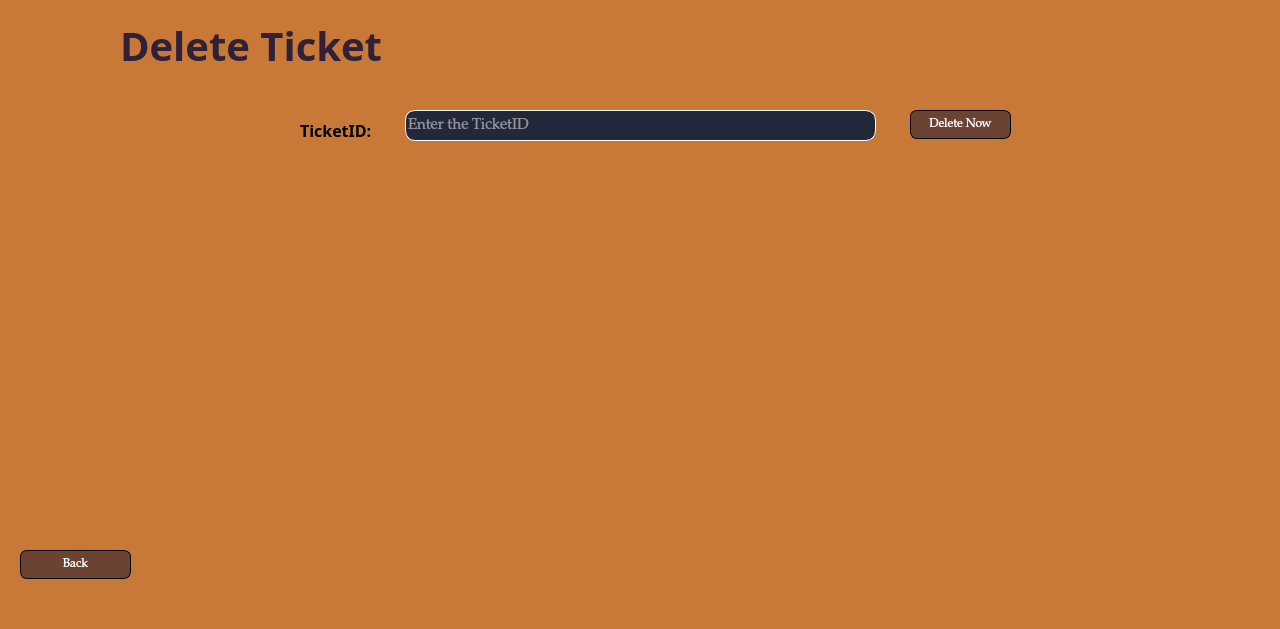
<?xml version="1.0" encoding="UTF-8"?>
<ui version="4.0">
 <class>cancelticket</class>
 <widget class="QMainWindow" name="cancelticket">
  <property name="geometry">
   <rect>
    <x>0</x>
    <y>0</y>
    <width>1280</width>
    <height>629</height>
   </rect>
  </property>
  <property name="windowTitle">
   <string>CANCEL BOOKING</string>
  </property>
  <widget class="QWidget" name="centralwidget">
   <widget class="QPushButton" name="pushButton">
    <property name="geometry">
     <rect>
      <x>910</x>
      <y>110</y>
      <width>101</width>
      <height>29</height>
     </rect>
    </property>
    <property name="font">
     <font>
      <family>Palatino Linotype</family>
     </font>
    </property>
    <property name="cursor">
     <cursorShape>PointingHandCursor</cursorShape>
    </property>
    <property name="styleSheet">
     <string notr="true">border: 1px solid #000000;
border-radius: 7px;color: rgb(255, 255, 255);
background-color: rgb(108, 66, 50);
color: rgb(255, 255, 255);</string>
    </property>
    <property name="text">
     <string>Delete Now</string>
    </property>
   </widget>
   <widget class="QPushButton" name="pushButton_2">
    <property name="geometry">
     <rect>
      <x>20</x>
      <y>550</y>
      <width>111</width>
      <height>29</height>
     </rect>
    </property>
    <property name="font">
     <font>
      <family>Palatino Linotype</family>
     </font>
    </property>
    <property name="cursor">
     <cursorShape>PointingHandCursor</cursorShape>
    </property>
    <property name="styleSheet">
     <string notr="true">border: 1px solid #000000;
border-radius: 7px;color: rgb(255, 255, 255);
background-color: rgb(108, 66, 50);
color: rgb(255, 255, 255);</string>
    </property>
    <property name="text">
     <string>Back</string>
    </property>
   </widget>
   <widget class="QLabel" name="label_2">
    <property name="geometry">
     <rect>
      <x>-20</x>
      <y>0</y>
      <width>1321</width>
      <height>631</height>
     </rect>
    </property>
    <property name="styleSheet">
     <string notr="true">background-color: rgb(200, 120, 55);</string>
    </property>
    <property name="text">
     <string/>
    </property>
    <property name="scaledContents">
     <bool>false</bool>
    </property>
   </widget>
   <widget class="QLabel" name="label_7">
    <property name="geometry">
     <rect>
      <x>120</x>
      <y>10</y>
      <width>441</width>
      <height>71</height>
     </rect>
    </property>
    <property name="font">
     <font>
      <family>Castellar</family>
      <pointsize>30</pointsize>
      <italic>false</italic>
      <bold>true</bold>
      <underline>false</underline>
     </font>
    </property>
    <property name="styleSheet">
     <string notr="true">color: rgb(47, 33, 57);</string>
    </property>
    <property name="text">
     <string>Delete Ticket</string>
    </property>
   </widget>
   <widget class="QLabel" name="label">
    <property name="geometry">
     <rect>
      <x>300</x>
      <y>120</y>
      <width>81</width>
      <height>20</height>
     </rect>
    </property>
    <property name="font">
     <font>
      <family>Footlight MT Light</family>
      <pointsize>12</pointsize>
      <bold>true</bold>
     </font>
    </property>
    <property name="text">
     <string>TicketID:</string>
    </property>
   </widget>
   <widget class="QLineEdit" name="lineEdit">
    <property name="geometry">
     <rect>
      <x>405</x>
      <y>110</y>
      <width>471</width>
      <height>31</height>
     </rect>
    </property>
    <property name="font">
     <font>
      <family>Palatino Linotype</family>
      <pointsize>11</pointsize>
     </font>
    </property>
    <property name="styleSheet">
     <string notr="true">border: 1px solid #FFFFFF;
border-radius: 10px;
color: rgb(255, 255, 255);
background-color: rgb(34, 39, 57);
color: rgb(255, 255, 255);</string>
    </property>
    <property name="placeholderText">
     <string>Enter the TicketID</string>
    </property>
   </widget>
   <zorder>label_2</zorder>
   <zorder>pushButton</zorder>
   <zorder>pushButton_2</zorder>
   <zorder>label_7</zorder>
   <zorder>label</zorder>
   <zorder>lineEdit</zorder>
  </widget>
 </widget>
 <resources/>
 <connections/>
</ui>
